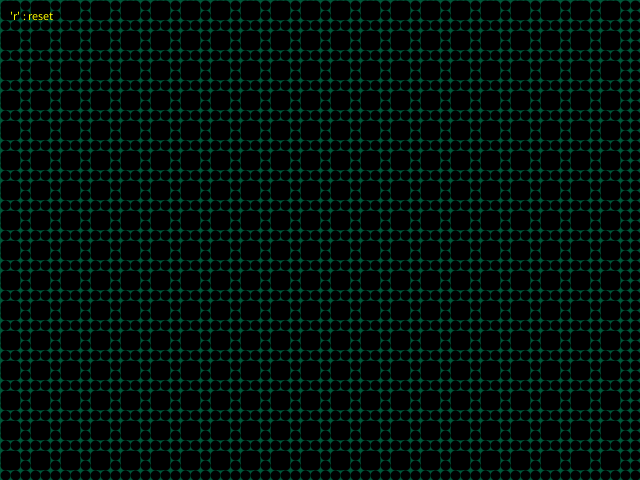
Frame 1 (no input)
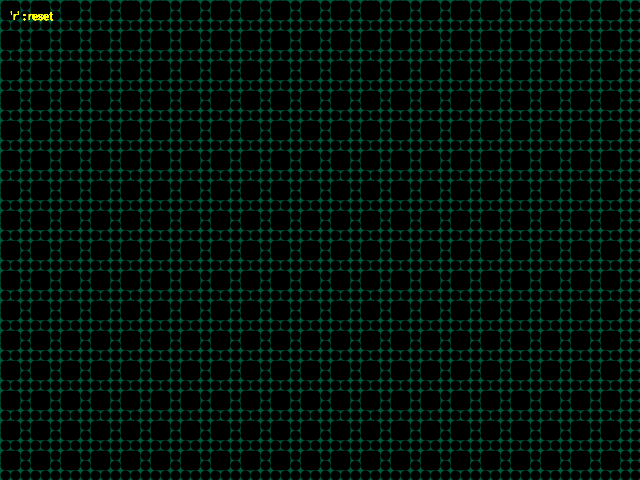
Frame 60 (the mouse pressed at the canvas centre just before this capture)
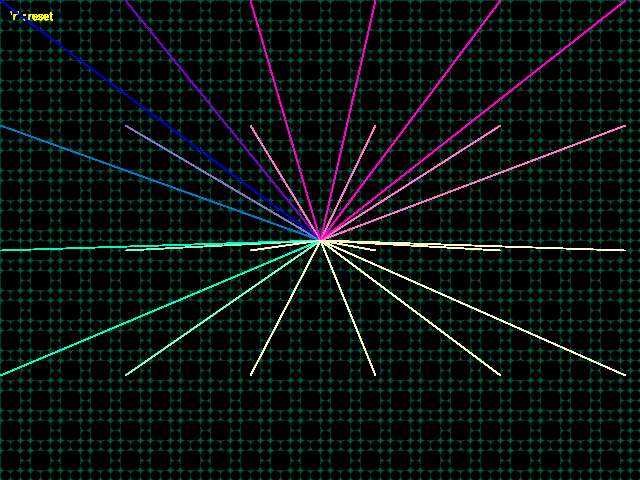
Frame 120 (the mouse held since frame 60 and released just before this capture)

The Processing sketch that drew these frames (run headless with seeded random() and noise(); from frame 60 on, the mouse is pressed at the canvas centre):

// Processing sketch: processing_119656
// ── processing_119656.pde

color c = color(0);
float x = 0;
float y = 100;
void setup()
{
  size( 640, 480);
  smooth();
  background(0, 87, 57);

  strokeWeight(10);
  for (int i=5; i<width; i=i+10) {
    for (int j=5; j<height; j=j+10)

      point (i, j);
  }
  
  fill(255);
  strokeWeight(20);

  for (int f= 10; f < width; f = f+30) {
    for (int g =10; g < height; g = g +30)

      point (f, g);
  }
}

void draw()
{
    fill(255, 255, 0);
   text("'r' : reset", 10, 20);
  
    color(250);
    for (int a=0; a<=width; a=a+125) {
      for (int b=0; b<=height; b=b+125) {
  
        stroke(a, b, 200);
        strokeWeight(1);
        if (mousePressed)
        {
         line(mouseX, mouseY, a, b);
       }
     }
   }
}
void keyPressed()
{
  if (key == 'r')
  {
    background(0, 87, 57);
    stroke(0,0,0);
 
    strokeWeight(10);

    for (int i=5; i<width; i=i+10) {
      for (int j=5; j<height; j=j+10)
     
        point (i, j);
    }

    fill(255);
    strokeWeight(20);

    for (int f= 10; f < width; f = f+30) {
      for (int g =10; g < height; g = g +30)

        point (f, g);
    }
  }
}
